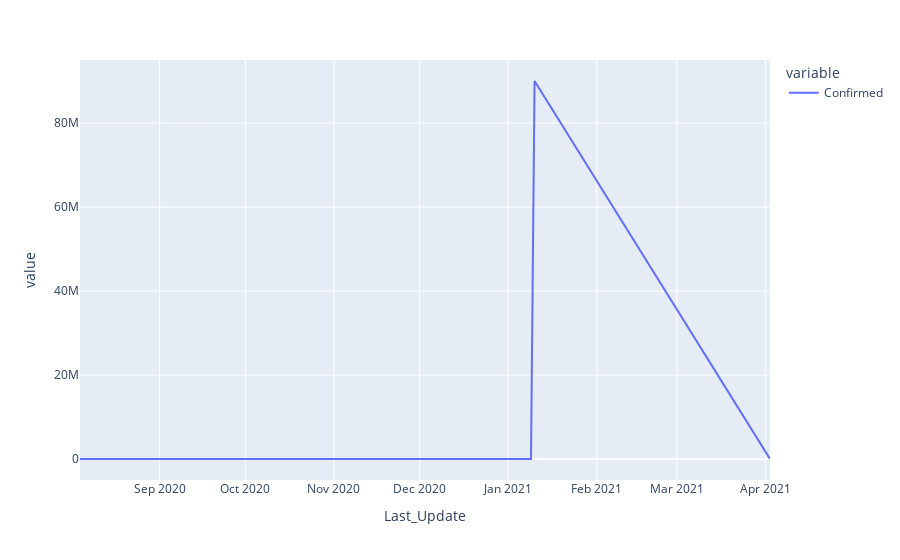

The code cell stored with this chart in its notebook:
### Code cell
px.line(covid_data.groupby(['Last_Update'])[['Confirmed']].sum())

### Figure 1 — Plotly figure (JSON) as saved in the notebook; plotly's stock layout.template omitted (floating-point values rounded to 4 significant figures)
{"data": [{"hovertemplate": "variable=Confirmed<br>Last_Update=%{x}<br>value=%{y}<extra></extra>", "legendgroup": "Confirmed", "line": {"color": "#636efa", "dash": "solid"}, "marker": {"symbol": "circle"}, "mode": "lines", "name": "Confirmed", "orientation": "v", "showlegend": true, "type": "scatter", "x": ["2020-08-04T02:27:56", "2020-08-07T22:34:20", "2020-12-21T13:27:30", "2021-01-08T23:22:27", "2021-01-10T05:22:12", "2021-04-02T15:13:53"], "xaxis": "x", "y": [152, 0, 788, 196, 90023279, 399], "yaxis": "y"}], "layout": {"autosize": true, "legend": {"title": {"text": "variable"}, "tracegroupgap": 0}, "margin": {"t": 60}, "xaxis": {"anchor": "y", "autorange": true, "domain": [0, 1], "range": ["2020-08-04 02:27:56", "2021-04-02 15:13:53"], "title": {"text": "Last_Update"}, "type": "date"}, "yaxis": {"anchor": "x", "autorange": true, "domain": [0, 1], "range": [-5001000.0, 95020000.0], "title": {"text": "value"}, "type": "linear"}}}
